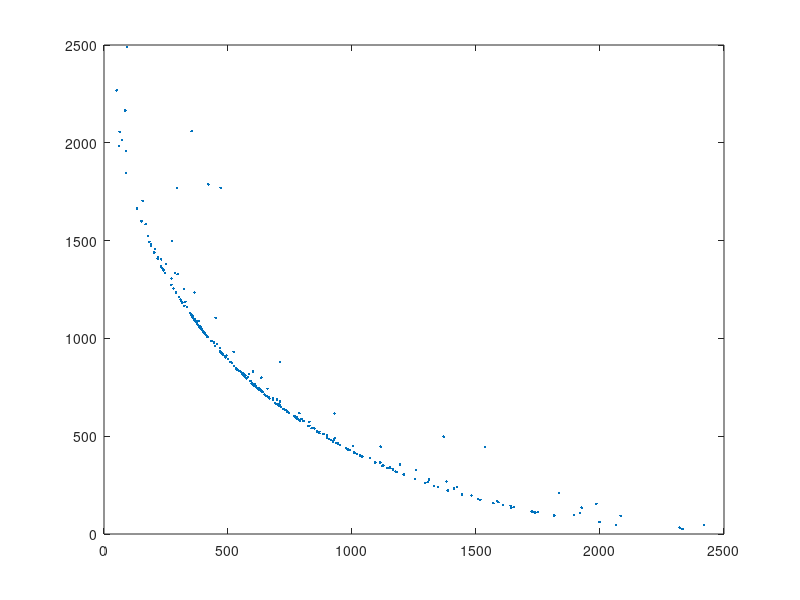

Source code (MATLAB):
fid = fopen('results.txt');
data = textscan(fid, '%f %f %f');
fclose(fid);
x = data{1};
y = data{2};
fitnessvaluecost = data{3};
mask = (abs(x) < 2500) & (abs(y) < 2500);
xfilt = x(mask);
yfilt = y(mask);
fitnesvaluecostfilt= fitnessvaluecost(mask);
maskV = (fitnessvaluecost > 0.95);
%plot(x(maskV), fitnessvaluecost(maskV), '.')
plot(xfilt,yfilt,'.')
